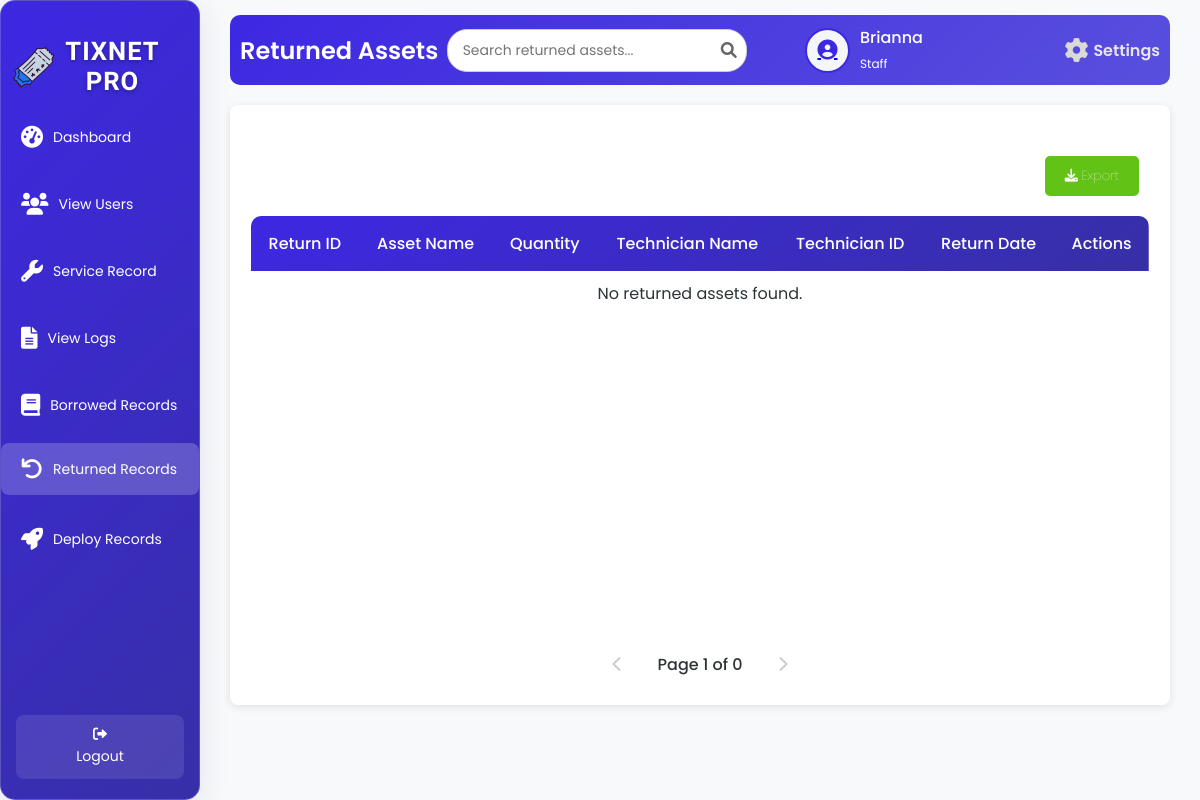
/returnT.php (signed in), run on an earlier commit of the app's database.
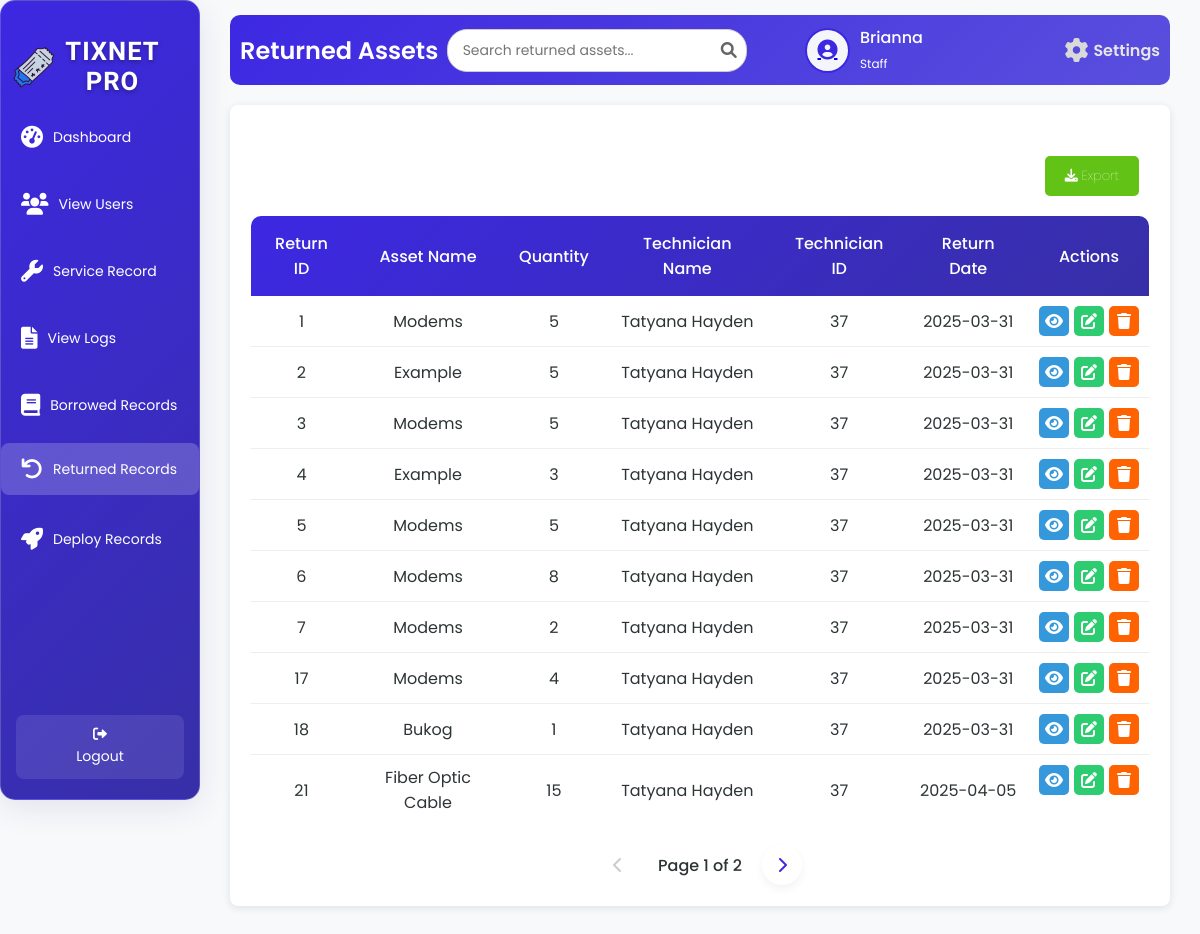
And on a later commit of the database.
### tables this page shows
CREATE TABLE `tbl_returned` (
  `r_id` int(50) NOT NULL,
  `r_assets_name` varchar(200) NOT NULL,
  `r_quantity` int(50) NOT NULL,
  `r_technician_name` varchar(200) NOT NULL,
  `r_technician_id` int(50) NOT NULL,
  `r_date` date NOT NULL
);

### returnT.php (the view, shortened to what the changed rows need)
<?php
include 'db.php';
if ($conn) {
    $limit = 10;
    $page = isset($_GET['page']) ? (int)$_GET['page'] : 1;
    $offset = ($page - 1) * $limit;
    $countQuery = "SELECT COUNT(*) as total FROM tbl_returned";
    $countResult = $conn->query($countQuery);
    $totalRecords = $countResult->fetch_assoc()['total'];
    $totalPages = ceil($totalRecords / $limit);
    $sqlBorrowed = "SELECT r_id, r_assets_name, r_quantity, r_technician_name, r_technician_id, r_date FROM tbl_returned LIMIT ?, ?";
    $stmt = $conn->prepare($sqlBorrowed);
    $stmt->bind_param("ii", $offset, $limit);
    $stmt->execute();
    $resultBorrowed = $stmt->get_result();
} else {
    echo "Database connection failed.";
    exit();
}
?>
<!DOCTYPE html>
<html lang="en">
<head>
    <link rel="stylesheet" href="returnT.css">
    <link rel="stylesheet" href="https://cdnjs.cloudflare.com/ajax/libs/font-awesome/6.0.0-beta3/css/all.min.css">
</head>
<body>
<div class="wrapper">
    <div class="sidebar glass-container">
        <h2><img src="image/logo.png" alt="Tix Net Icon" class="sidebar-icon">TixNet Pro</h2>
    </div>
    <div class="container">
        <div class="upper">
            <h1>Returned Assets</h1>
        </div>
        <div class="table-box glass-container">
            <table id="returned-assets-table">
                <thead>
                    <tr>
                        <th>Return ID</th>
                        <th>Asset Name</th>
                        <th>Quantity</th>
                        <th>Technician Name</th>
                        <th>Technician ID</th>
                        <th>Return Date</th>
                        <th>Actions</th>
                    </tr>
                </thead>
                <tbody id="tableBody">
                    <?php
                    if ($resultBorrowed && $resultBorrowed->num_rows > 0) {
                        while ($row = $resultBorrowed->fetch_assoc()) {
                            echo "<tr>
                                    <td>{$row['r_id']}</td>
                                    <td>" . htmlspecialchars($row['r_assets_name'], ENT_QUOTES, 'UTF-8') . "</td>
                                    <td>{$row['r_quantity']}</td>
                                    <td>" . htmlspecialchars($row['r_technician_name'], ENT_QUOTES, 'UTF-8') . "</td>
                                    <td>{$row['r_technician_id']}</td>
                                    <td>{$row['r_date']}</td>
                                    <td class='action-buttons'>
                                        <a class='view-btn' onclick=\"showViewModal('{$row['r_id']}', '" . htmlspecialchars($row['r_assets_name'], ENT_QUOTES, 'UTF-8') . "', '{$row['r_quantity']}', '" . htmlspecialchars($row['r_technician_name'], ENT_QUOTES, 'UTF-8') . "', '{$row['r_technician_id']}', '{$row['r_date']}')\" title='View'><i class='fas fa-eye'></i></a>
                                        <a class='edit-btn' onclick=\"showEditModal('{$row['r_id']}', '" . htmlspecialchars($row['r_assets_name'], ENT_QUOTES, 'UTF-8') . "', '{$row['r_quantity']}', '" . htmlspecialchars($row['r_technician_name'], ENT_QUOTES, 'UTF-8') . "', '{$row['r_technician_id']}', '{$row['r_date']}')\" title='Edit'><i class='fas fa-edit'></i></a>
                                        <a class='delete-btn' onclick=\"showDeleteModal('{$row['r_id']}', '" . htmlspecialchars($row['r_assets_name'], ENT_QUOTES, 'UTF-8') . "')\" title='Delete'><i class='fas fa-trash'></i></a>
                                    </td>
                                  </tr>";
                        }
                    } else {
                        echo "<tr><td colspan='7' style='text-align: center;'>No returned assets found.</td></tr>";
                    }
                    ?>
                </tbody>
            </table>
            <div class="pagination" id="returned-pagination">
                <?php if ($page > 1): ?>
                    <a href="?page=<?php echo $page - 1; ?>" class="pagination-link"><i class="fas fa-chevron-left"></i></a>
                <?php else: ?>
                    <span class="pagination-link disabled"><i class="fas fa-chevron-left"></i></span>
                <?php endif; ?>
                <span class="current-page">Page <?php echo $page; ?> of <?php echo $totalPages; ?></span>
                <?php if ($page < $totalPages): ?>
                    <a href="?page=<?php echo $page + 1; ?>" class="pagination-link"><i class="fas fa-chevron-right"></i></a>
                <?php else: ?>
                    <span class="pagination-link disabled"><i class="fas fa-chevron-right"></i></span>
                <?php endif; ?>
            </div>
        </div>
    </div>
</div>
</body>
</html>

What changed in the data, as far as the page shows it:
added tbl_returned: r_id "1", r_assets_name "Modems", r_quantity "5", r_technician_name "Tatyana Hayden", r_technician "37", r_date "2025-03-31"
added tbl_returned: r_id "2", r_assets_name "Example", r_quantity "5", r_technician_name "Tatyana Hayden", r_technician "37", r_date "2025-03-31"
added tbl_returned: r_id "3", r_assets_name "Modems", r_quantity "5", r_technician_name "Tatyana Hayden", r_technician "37", r_date "2025-03-31"
added tbl_returned: r_id "4", r_assets_name "Example", r_quantity "3", r_technician_name "Tatyana Hayden", r_technician "37", r_date "2025-03-31"
added tbl_returned: r_id "5", r_assets_name "Modems", r_quantity "5", r_technician_name "Tatyana Hayden", r_technician "37", r_date "2025-03-31"
added tbl_returned: r_id "6", r_assets_name "Modems", r_quantity "8", r_technician_name "Tatyana Hayden", r_technician "37", r_date "2025-03-31"
added tbl_returned: r_id "7", r_assets_name "Modems", r_quantity "2", r_technician_name "Tatyana Hayden", r_technician "37", r_date "2025-03-31"
added tbl_returned: r_id "17", r_assets_name "Modems", r_quantity "4", r_technician_name "Tatyana Hayden", r_technician "37", r_date "2025-03-31"
added tbl_returned: r_id "18", r_assets_name "Bukog", r_quantity "1", r_technician_name "Tatyana Hayden", r_technician "37", r_date "2025-03-31"
added tbl_returned: r_id "21", r_assets_name "Fiber Optic Cable", r_quantity "15", r_technician_name "Tatyana Hayden", r_technician "37", r_date "2025-04-05"
Also different on the page:
$totalPages: "0" → "2"
text no longer shown: "No returned assets found."
